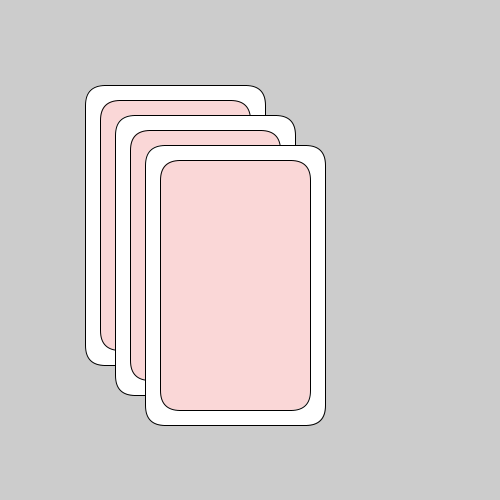
Frame 1 (no input)
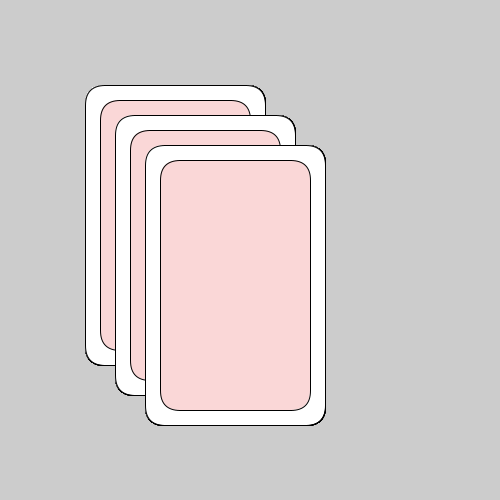
Frame 60 (the mouse pressed at the canvas centre just before this capture)
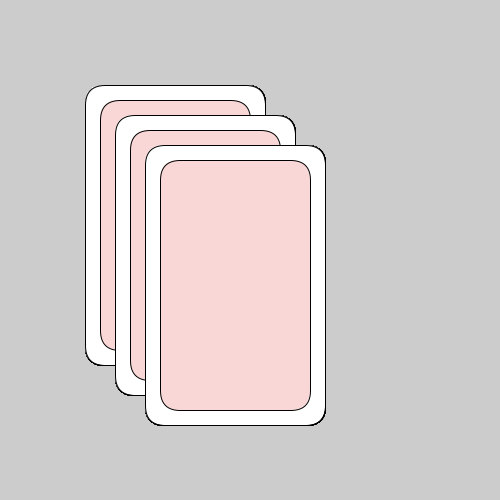
Frame 120 (the mouse held since frame 60 and released just before this capture)

The Processing sketch that drew these frames (run headless with seeded random() and noise(); from frame 60 on, the mouse is pressed at the canvas centre):

// Processing sketch: week02_2_many_card
// ── week02_2_many_card.pde
void setup(){
 size(500,500); 
}
int w=30;
void draw(){
  drawCard(100,100);
  drawCard(130,130);
  drawCard(160,160);
}
void drawCard(int x,int y){
  fill(255);
  rect(x-w/2,y-w/2,150+w,250+w,20);
  fill(#FAD7D7);
  rect(x,y,150,250,20); 
}
